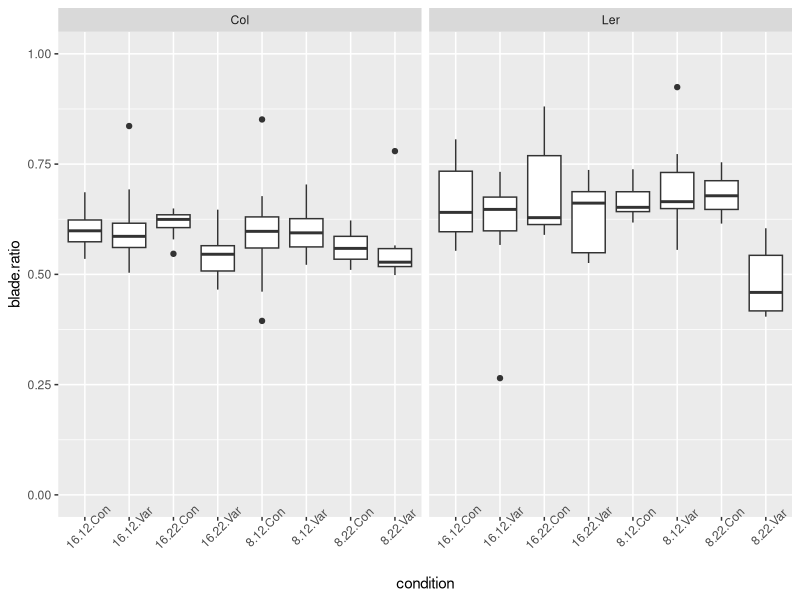
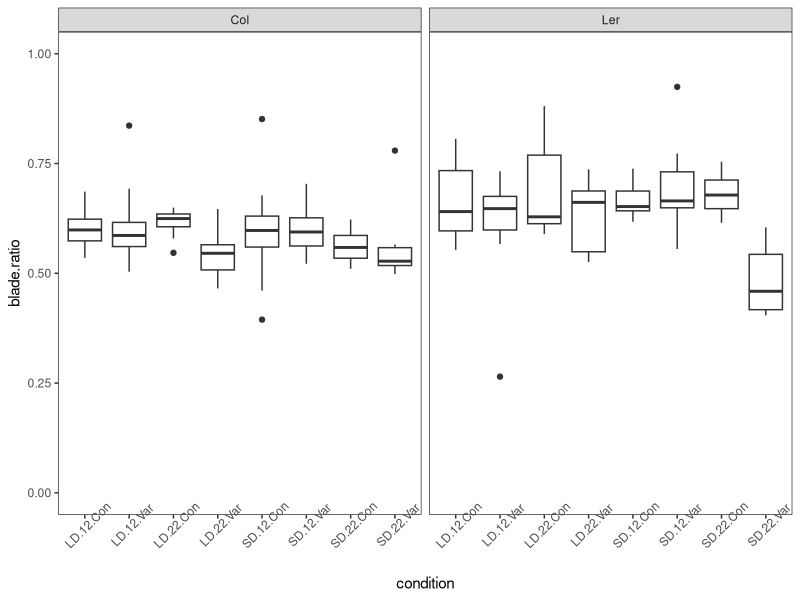
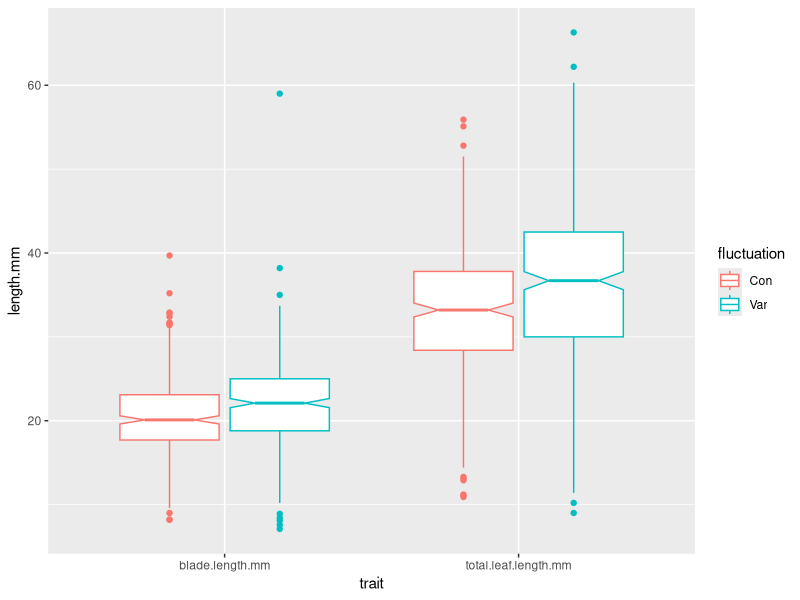
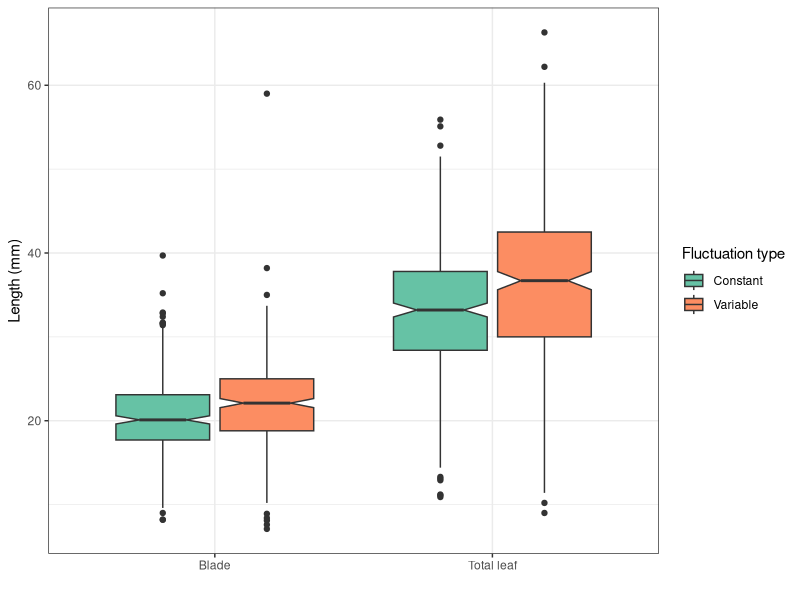

These charts were generated, in order, by the following R code:
## ---- chunk 1
knitr::opts_chunk$set(echo = TRUE)
## ---- chunk 2

library(tidyverse)

expt1 <- read_tsv("../data/burghardt_et_al_2015_expt1.txt")
## ---- chunk 3

mutate(expt1, blade.ratio=blade.length.mm/total.leaf.length.mm)

## ---- chunk 4

mutate(expt1, blade.ratio=blade.length.mm/total.leaf.length.mm) %>% 
  unite("condition", day.length, temperature, fluctuation, sep=".") %>% 
  filter(background%in%c("Col","Ler")) %>% 
  ggplot(aes(x=condition, y=blade.ratio)) +
  geom_boxplot()+
  ylim(0,1) +
  facet_grid(.~background) +
  theme(axis.text.x=element_text(angle = 45))

## ---- chunk 5

mutate(expt1, blade.ratio=blade.length.mm/total.leaf.length.mm) %>% 
  mutate(LD.SD=str_replace(day.length, "16","LD"),
         LD.SD=str_replace(LD.SD, "8","SD")) %>% 
  unite("condition", LD.SD, temperature, fluctuation, sep=".") %>% 
  filter(background%in%c("Col","Ler")) %>% 
  ggplot(aes(x=condition, y=blade.ratio)) +
  geom_boxplot()+
  ylim(0,1) +
  facet_grid(.~background) +
  theme_bw() +
  theme(axis.text.x=element_text(angle = 45),
        panel.grid.major = element_blank(), 
        panel.grid.minor = element_blank())

## ---- chunk 6

gather(expt1, "trait", "length.mm", blade.length.mm, total.leaf.length.mm) %>% 
  ggplot(aes(x=trait, y=length.mm, color=fluctuation)) +
  geom_boxplot(notch=TRUE)

## ---- chunk 7

gather(expt1, "trait", "length.mm", blade.length.mm, total.leaf.length.mm) %>% 
  ggplot(aes(x=trait, y=length.mm, fill=fluctuation)) +
  geom_boxplot(notch = TRUE) +
  scale_fill_brewer(palette = "Set2", labels = c("Con"="Constant", "Var"="Variable"), 
                    name="Fluctuation type") +
  theme_bw() +
  scale_x_discrete(name="",labels=c("blade.length.mm"="Blade","total.leaf.length.mm"="Total leaf")) +
  ylab("Length (mm)")

